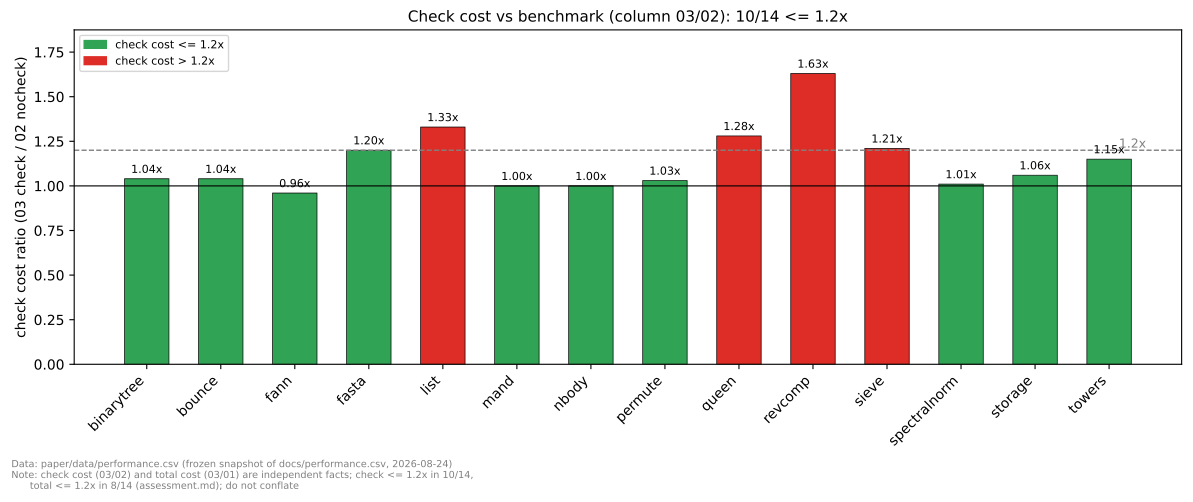

Here is the Python script that generated this plot:
#!/usr/bin/env python3
"""fig2_check_cost.py — Check cost vs benchmark (column 03/02)

Output: paper/figures/fig2_check_cost.pdf (or argv[1])

Data source: paper/data/performance.csv (frozen snapshot of docs/performance.csv)
Shows the check cost ratio per benchmark (03 check / 02 nocheck), annotating
10/14 <= 1.2x. Check cost and total cost are independent facts: check cost
<= 1.2x in 10/14, total cost <= 1.2x in 8/14 (assessment.md).

Run: python3 paper/figures/fig2_check_cost.py
Dependency: matplotlib (optional; if missing, prints a data summary and exits)
"""
from __future__ import annotations

import csv
import io
import os
import sys

HERE = os.path.dirname(os.path.abspath(__file__))
CSV_PATH = os.path.join(HERE, "..", "data", "performance.csv")
OUT_PATH = sys.argv[1] if len(sys.argv) > 1 else os.path.join(HERE, "fig2_check_cost.pdf")
THRESHOLD = 1.2


def load_rows(path: str) -> list[dict[str, str]]:
    """Load CSV rows, skipping '#'-prefixed comment lines (they break DictReader)."""
    with open(path, encoding="utf-8") as f:
        clean = "".join(line for line in f if not line.lstrip().startswith("#"))
    return list(csv.DictReader(io.StringIO(clean)))


def main() -> int:
    rows = load_rows(CSV_PATH)
    assert len(rows) == 14, f"期望 14 基准, 实际 {len(rows)}"

    names = [r["基准"] for r in rows]
    chk = [float(r["检查成本倍率(③/②)"]) for r in rows]
    n_ok = sum(1 for c in chk if c <= THRESHOLD)

    try:
        import matplotlib

        matplotlib.use("Agg")
        import matplotlib.pyplot as plt
    except ImportError:  # matplotlib optional
        print("matplotlib not installed; printing data summary (PNG not generated)")
        print("install: pip install matplotlib")
        print(f"{'bench':<14}{'check 03/02':>12}")
        for n, c in zip(names, chk):
            mark = "<=1.2x" if c <= THRESHOLD else ">1.2x"
            print(f"{n:<14}{c:>10.2f}  {mark}")
        return 1

    x = list(range(len(names)))
    ok_color = "#31a354"
    bad_color = "#de2d26"
    colors = [ok_color if c <= THRESHOLD else bad_color for c in chk]

    fig, ax = plt.subplots(figsize=(12, 5))
    ax.bar(x, chk, width=0.6, color=colors, edgecolor="black", linewidth=0.5)

    for i, c in enumerate(chk):
        ax.text(i, c + 0.02, f"{c:.2f}x", ha="center", va="bottom", fontsize=8)

    ax.axhline(THRESHOLD, color="gray", linestyle="--", linewidth=1)
    ax.text(len(names) - 0.5, THRESHOLD, f"  {THRESHOLD}x",
            ha="right", va="bottom", color="gray", fontsize=9)

    ax.set_xticks(x)
    ax.set_xticklabels(names, rotation=45, ha="right")
    ax.set_ylabel("check cost ratio (03 check / 02 nocheck)")
    ax.set_title(f"Check cost vs benchmark (column 03/02): {n_ok}/14 <= {THRESHOLD}x",
                 fontsize=11)
    ax.axhline(1.0, color="black", linewidth=0.8)
    ax.set_ylim(0, max(chk) * 1.15)

    ax.legend(handles=[
        plt.Rectangle((0, 0), 1, 1, color=ok_color, label=f"check cost <= {THRESHOLD}x"),
        plt.Rectangle((0, 0), 1, 1, color=bad_color, label=f"check cost > {THRESHOLD}x"),
    ], loc="upper left", fontsize=8)

    fig.text(0.01, 0.01,
             "Data: paper/data/performance.csv (frozen snapshot of docs/performance.csv, "
             "2026-08-24)\n"
             "Note: check cost (03/02) and total cost (03/01) are independent facts; "
             "check <= 1.2x in 10/14,\n"
             "      total <= 1.2x in 8/14 (assessment.md); do not conflate",
             fontsize=7, color="gray")

    fig.tight_layout(rect=[0, 0.06, 1, 1])
    fig.savefig(OUT_PATH, bbox_inches="tight")
    print(f"OK: {OUT_PATH} generated ({len(names)} benchmarks, "
          f"check cost <= {THRESHOLD}x: {n_ok}/14)")
    return 0


if __name__ == "__main__":
    sys.exit(main())
